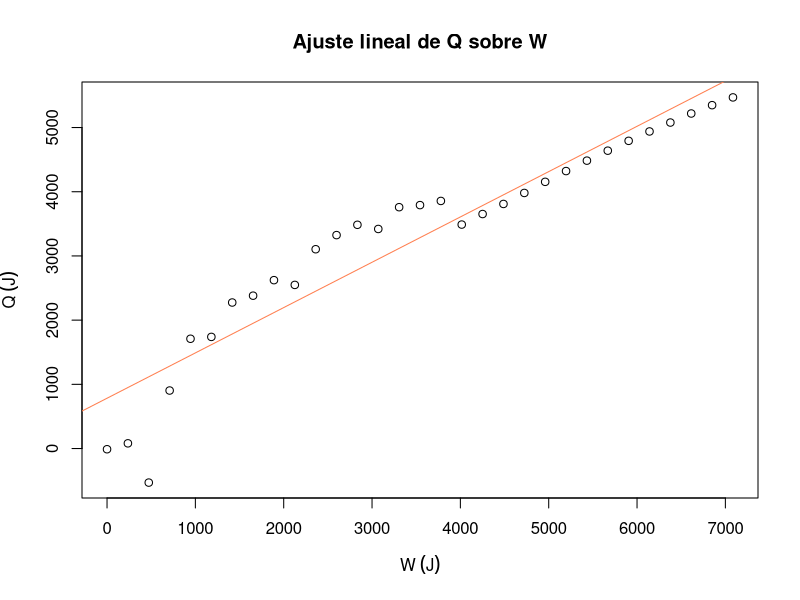

The R source for this figure: (Note: this script raises an error after producing the figure.)
## ---- chunk 1
knitr::opts_chunk$set(echo = FALSE)
## ---- chunk 2
# Datos recogidos
i <- 1:31
vueltas1 <- seq(0,1200,40)

# Tiempo (s)
m1 <- c(0,1,2,3,4,5,6,7,8,9,11,11,12,13,14,15,16,17,18,19,20,21,22,22,23,24,25,26,26,27,28) # Minutos
n1 <- c(0,0,2,7,15,30,42,48,50,51,0,56,52,45,46,46,43,40,31,28,18,12,01,52,41,30,20,10,58,45,33)# Segundos
t1 <- m1*60+n1

# Resistencia en kΩ
R1 <- c(300,292.1,350,230.1,183.4, 182,157,152.5,142.8,145.7,125.5, 118.4, 113.5,115.4,105.6,104.7,103,113.4,108.6,104.2,99.7,95.3,91.3,87.6,84.2,81,78.1,75.4,72.8,70.5,68.4)

# Vectores de temperatura (°C) y resistencia (kΩ) de la tabla del termistor
temperatura <- 0:40
resistencia <- c(351.02,332.64,315.32,298.99,283.6,269.08,255.38,242.46,230.26,218.73,207.85,197.56,187.84,178.65,169.95,161.73,153.95,146.58,139.61,133,126.74,120.81,115.19,109.85,104.8,100,95.447,91.126,87.022,83.124,79.422,75.903,72.56,69.38,66.356,63.48,60.743,58.138,55.658,53.297,51.048)  # kΩ

# Función para obtener la temperatura a partir de la resistencia por interpolación
obtener_temperatura <- function(R) {
  approx(resistencia, temperatura, xout = R, method = "linear")$y
}

# Temperaturas asociadas (ºC)
T1 <- round(obtener_temperatura(R1),2)

# Tabla
data <- data.frame(i,vueltas1,t1,R1,T1)
colnames(data) <- c("Medida", "Vueltas", "t / s", "R / $k\\Omega$", "T / $^\\circ C$")
  
knitr::kable(
  data,
  caption="Datos registrados de la resistencia del cilindro a tiempo y número de vueltas determinadas. Experiencia 1.",
  booktabs = TRUE,
  escape = FALSE,
  row.names = FALSE,
  align="c"
)
## ---- chunk 3
# Datos recogidos
diamCilind <- 47.9*1e-3 # m
mCilind <- 0.2011 # masa del cilindro Kg
RCilind <- diamCilind/2 # radio del cilindro m
MPesa <- 4 #Kg
CAlum <- 897 # calor especifico del aluminio J/ kg K
g <- 9.81 
T0 <- 3 # Celsius
DeltaT1 <- T1-T0 # Variacion de temperatura

# Calculo de energías involucradas
Q <- mCilind * CAlum * DeltaT1 # Calor mcT
W <- 2*pi * MPesa * g * RCilind * vueltas1

#Q <- Q[18:25]
#W <- W[18:25]

# Ajuste lineal
modelo_lineal1 <- lm(Q ~ W)
resumen1 <- summary(modelo_lineal1)
pendiente1 <- modelo_lineal1$coefficients[[2]]
inc_pendiente1 <- resumen1$coefficients[2,2]
ordenada1 <- modelo_lineal1$coefficients[[1]]
inc_ordenada1 <- resumen1$coefficients[1,2]

# Graficamos los datos y la línea de ajuste

titulo <- "Ajuste lineal de Q sobre W"
plot(W,Q,
     main = titulo,
     ylab =expression(Q ~ (J)),
     xlab =expression(W ~ (J)))
abline(modelo_lineal1, col = "coral")
## ---- chunk 4
# Datos recogidos
i <- 1:15

m2 <- 1:15 #minutos
t2 <- m2*60 #Tiempo (s)


# Resistencia en kΩ y temperaturas asociadas
R2 <- c(70.2,72,73.6,75.3,76.9,78.4,79.8,81.2,82.6,83.9,85.1,86.3,87.4,88.6,89.7)
T2 <- round(obtener_temperatura(R2),2)

# Tabla
data <- data.frame(i,t2,R2,T2)
colnames(data) <- c("Medida", "t / s", "R / $\\Omega$", "T / $^\\circ$C")
  
knitr::kable(
  data,
  caption="Resistencia del cilindro durante el enfriamiento",
  booktabs = TRUE,
  escape = FALSE,
  row.names = FALSE,
  align="c"
)
## ---- chunk 5
# Datos recogidos
i <- 1:14
vueltas3 <- seq(0,520,40) #Vueltas

# Tiempo recogido
m3 <- c(0,0,1,2,2,3,4,5,5,6,7,7,8,9) #minutos
n3 <- c(0,42,28,14,58,42,24,07,49,30,10,53,35,18)
t3 <- m3*60+n3 #Tiempo total (s)

# Resistencia en kΩ y temperaturas asociadas
R3 <- c(89.5,85.8,82.3,78.8,75.7,72.9,70.2,67.7,65.4,63.3,61.1,59.5,57.7,56.2)
T3 <- round(obtener_temperatura(R3),2)

# Tabla
data <- data.frame(i,vueltas3,t3,R3,T3)
colnames(data) <- c("Medida", "Vueltas", "t / s", "R / $\\Omega$", "T / $^\\circ$C")
  
knitr::kable(
  data,
  caption="Datos registrados de la resistencia del cilindro a tiempo y vueltas dadas. Experiencia 2.",
  booktabs = TRUE,
  escape = FALSE,
  row.names = FALSE,
  align="c"
)
## ---- chunk 6
# Datos recogidos
T0 <- 27 # Celsius
DeltaT3 <- T3-T0 # Variacion de temperatura
dt3 <- t3[14] # tiempo tardado en dar esas vueltas

# Calculo de energías involucradas 
# Calor mcT con factor corregidos
Q3 <- mCilind * CAlum * (DeltaT3 - dt3 * pendiente2)
# Trabajo
W3 <- 2*pi * MPesa * g * RCilind * vueltas3

# Ajuste lineal
modelo_lineal3 <- lm(Q3 ~ W3)
resumen3 <- summary(modelo_lineal3)
pendiente3 <- modelo_lineal3$coefficients[[2]]
inc_pendiente3 <- resumen3$coefficients[2,2]
ordenada3 <- modelo_lineal3$coefficients[[1]]
inc_ordenada3 <- resumen3$coefficients[1,2]

# Graficamos los datos y la línea de ajuste

titulo <- "Ajuste lineal de Q sobre W"
plot(W3,Q3, main = titulo, ylab =expression(Q ~ (J)), xlab =expression(W ~ (J)))
abline(modelo_lineal3, col = "coral")
